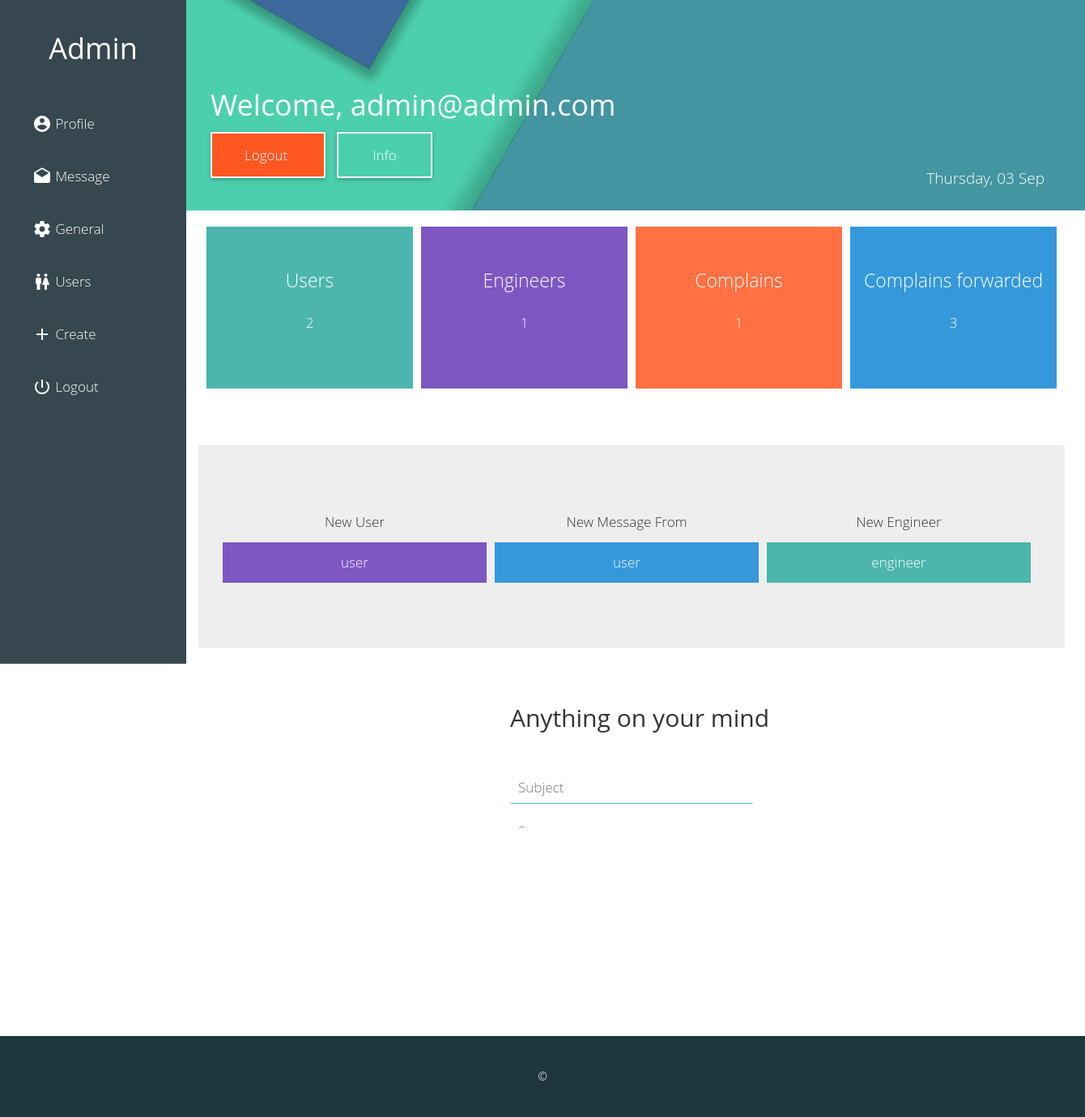
The app's page /admin/admin-profile.php (signed in) with its own data.
### tables this page shows
CREATE TABLE `circle` (
  `id` int(11) NOT NULL,
  `name` varchar(20) NOT NULL,
  `username` varchar(20) NOT NULL,
  `email` varchar(30) NOT NULL,
  `password` varchar(20) NOT NULL,
  `date` date NOT NULL
);

CREATE TABLE `cmp_log` (
  `id` int(11) NOT NULL,
  `user_id` int(3) NOT NULL,
  `name` varchar(50) NOT NULL,
  `username` varchar(50) NOT NULL,
  `email` varchar(80) NOT NULL,
  `phone no` varchar(10) NOT NULL,
  `subject` varchar(150) NOT NULL,
  `complain` varchar(300) NOT NULL,
  `ref_no` int(100) NOT NULL
);

CREATE TABLE `dummy` (
  `id` int(11) NOT NULL,
  `name` varchar(20) NOT NULL,
  `user_name` varchar(20) NOT NULL,
  `email` varchar(170) NOT NULL,
  `post` varchar(50) NOT NULL,
  `password` varchar(20) NOT NULL,
  `time` timestamp NOT NULL DEFAULT CURRENT_TIMESTAMP ON UPDATE CURRENT_TIMESTAMP
);

### admin/admin-profile.php (the view, shortened to what this page needs)
<!DOCTYPE html>
<html>
  <head>
    <link rel="stylesheet" href="../files/css/bootstrap.css">
    <link rel="stylesheet" href="../files/css/custom.css">
  </head>
  <body >
  <?php require 'nav.php'; ?>
  <div class="animated fadeIn">
    <div class="cover main">
      <?php
      if (isset($_SESSION['username'])===true) {echo "<h1> Welcome, ".$_SESSION['username']."</h1>";}
       ?>
       <a class="button logout" href="../logout.php" onClick="javascript:return confirm ('Are you really want to delete ?');"> Logout </a>
       <a href="info.php" class="button bor">Info</a>
       <p class="text-right">
          <?php echo date("l, d M"); ?>
       </p>
    </div>
    <div class="div">
      <div class="col-lg-12">
          <div class="analysis">
            <?php
              $engi = mysql_query("SELECT * FROM `dummy`");
              $count_engi = mysql_num_rows($engi);
              $users = mysql_query("SELECT * FROM `circle`");
              $count_users = mysql_num_rows($users);
              $cmp = mysql_query("SELECT * FROM `cmp_log`");
              $count_cmp = mysql_num_rows($cmp);
              $frd = mysql_query("SELECT * FROM `view_cmp`");
              $count_frd = mysql_num_rows($frd);
            ?>
            <div class="track theme">
                Users <br> <p><?php echo $count_users;?></p>
            </div>
            <div class="track vio">
                Engineers <br> <p><?php echo $count_engi;?></p>
            </div>
            <div class="track red">
                Complains <br> <p><?php echo $count_cmp;?></p>
            </div>
            <div class="track blue">
                Complains forwarded <br> <p><?php echo $count_frd;?></p>
            </div>
          </div>
          <div class="textbox">
          <br><br>
            <?php
            $query1=mysql_query("SELECT * FROM `circle` ORDER BY id DESC LIMIT 1 ");
            $name=mysql_fetch_array($query1);
            $new_user=$name['name'];
            $query=mysql_query("SELECT * FROM `cmp_log` ORDER BY id DESC LIMIT 1 ");
            $name2=mysql_fetch_array($query);
            $new_msg=$name2['name'];
            $query4=mysql_query("SELECT * FROM `dummy` ORDER BY id DESC LIMIT 1 ");
            $name3=mysql_fetch_array($query4);
            $new_eng=$name3['name'];
             ?>
             <div class="content">
               <div class="div_data">New User</div>
               <div class="div_data">New Message From</div>
               <div class="div_data">New Engineer </div>
             </div>
              <div class="div_data vio">
                    <span><?php echo $new_user; ?></span>
              </div>
              <div class="div_data blue">
                    <span><?php echo $new_msg; ?></span>
              </div>
              <div class="div_data theme">
                  <span> <?php echo $new_eng; ?></span>
              </div>
          </div>
      </div>
      <div class="col-lg-12">
        <div class="post_content">
          <div class="text-center">
            <h2>Anything on your mind</h2><br><br>
            <form class="" action="" method="post">
                <input type="text" class="post" name="subject" placeholder="Subject"/><br><br>
                <textarea name="story" class="post" rows="3" cols="30" placeholder="Story"></textarea><br><br>
                <button type="submit" class="log">Post</button>
            </form>
          </div>
        </div>
          <div class="content"><br><br><br><br>
          </div>
      </div>
    </div>
  </div>
    <footer>
          <br><br>&copy;
    </footer>
  </body>
</html>

### files/css/custom.css (style rules this page uses)
body { font-family:"Gotham A", Gotham, "Gotham SSm A", "Gotham SSm B", "Gotham SSm", "Proxima Nova", "Open Sans", "Helvetica Neue", Helvetica, Arial, sans-serif; font-weight: lighter; }
a,a:hover,a:focus,a:visited { color:#4db6ac; text-decoration: none!important; outline: 0px!important; }
a:-webkit-any-link { text-decoration: none;!important }
button { border: 0px; }
.col-lg-12 p { font-size: 17px!important; }
.cover { width:100%; height: 260px; background: #4db6ac url('../img/hhh.png'); background-position: center center; background-size: cover; position: relative; float: left; z-index: 999; color: #fff; }
input { border: 0px; padding-left:10px; height: 35px; width: 300px; border: 1px solid #4db6ac; border-radius: 2px; color:#4db6ac; font-size: 17px; background: #fff; }
button.log { width:298px; height: 36px; background: #4db6ac; color: #fff; font-size: 17px; border: 0px; border-radius: 2px; }
textarea { border: 0px; padding-left:10px; background: #fff; width: 450px; height: 230px; border: 1px solid #4db6ac; border-radius: 2px; color:#4db6ac; font-size: 17px; }
.main { padding-top: 90px; padding-left: 260px; padding-right: 30px; color:#fff; }
.div { width:1100px; min-height: 700px;; padding-top: 20px; background: #fff; position: relative; float: left; left: 230px; }
.button { position: relative; top: 20px; padding: 15px 40px; color: #fff!important; border-radius: 2px; box-shadow: 0 2px 5px rgba(0,0,0,.26); font-size: 17px; }
.logout { border: 2px solid #fff!important; background:#FF5722; }
.bor { padding: 15px 42px; border: 2px solid #fff!important; }
.analysis { width: 100%; height: 270px; background: #fff; position: relative; float: left; }
.track { width: 255px;height: 200px;position: relative;float: left; margin-left: 10px; color: #fff;font-size: 23px;text-align: center;padding-top: 50px;-webkit-transition: 0.3s; transition: 0.3s; background:#4db6ac url('../img/back.png'); background-size: cover; }
.theme { background:#4db6ac; }
.blue { background:#3498db; }
.red { background:#FF7043; }
.vio { background: #7E57C2; }
.textbox { width: 100%; height: 300px; position: relative; float: left; text-align: center; border-bottom: 50px solid #fff; background: #EEE; padding: 30px; }
.div_data { width:326px; height: 50px; position: relative; float: left; font-size: 17px; padding-top: 13px; margin-right: 10px; }
.div_data span { color:#fff;; }
.post_content { width:100%; height: 300px; background: #fff; position: relative; float: left; margin-bottom: 50px; }
input.post { border: 0px; border-bottom: 1px solid #4db6ac!important; height: 40px; background: #fff;-webkit-transition: 0.3s; transition: 0.3s; }
textarea.post { border: 0px; width: 300px; height: 80px; background: #fff; border-bottom: 1px solid #4db6ac!important;-webkit-transition: 0.3s; transition: 0.3s; }
p { font-weight: lighter!important; font-size: 19px!important; line-height: 32px; padding: 20px!important; }
.content { width: 100%; height: auto; position: relative; float: left; }
h2 { padding-left: 20px; }
footer { width: 100%; height: 100px; background: #1e363e; position: relative; float: left; text-align: center; color: #fff; }
.animated { animation-duration: 1s; animation-fill-mode: both; }
.fadeIn { animation-name: fadeIn; }

### records on screen
circle: name "user"
cmp_log: name "user"
dummy: name "engineer"

### other values on screen
$_SESSION['username'] "admin@admin.com"
$count_users "2"
$count_engi "1"
$count_cmp "1"
$count_frd "3"
